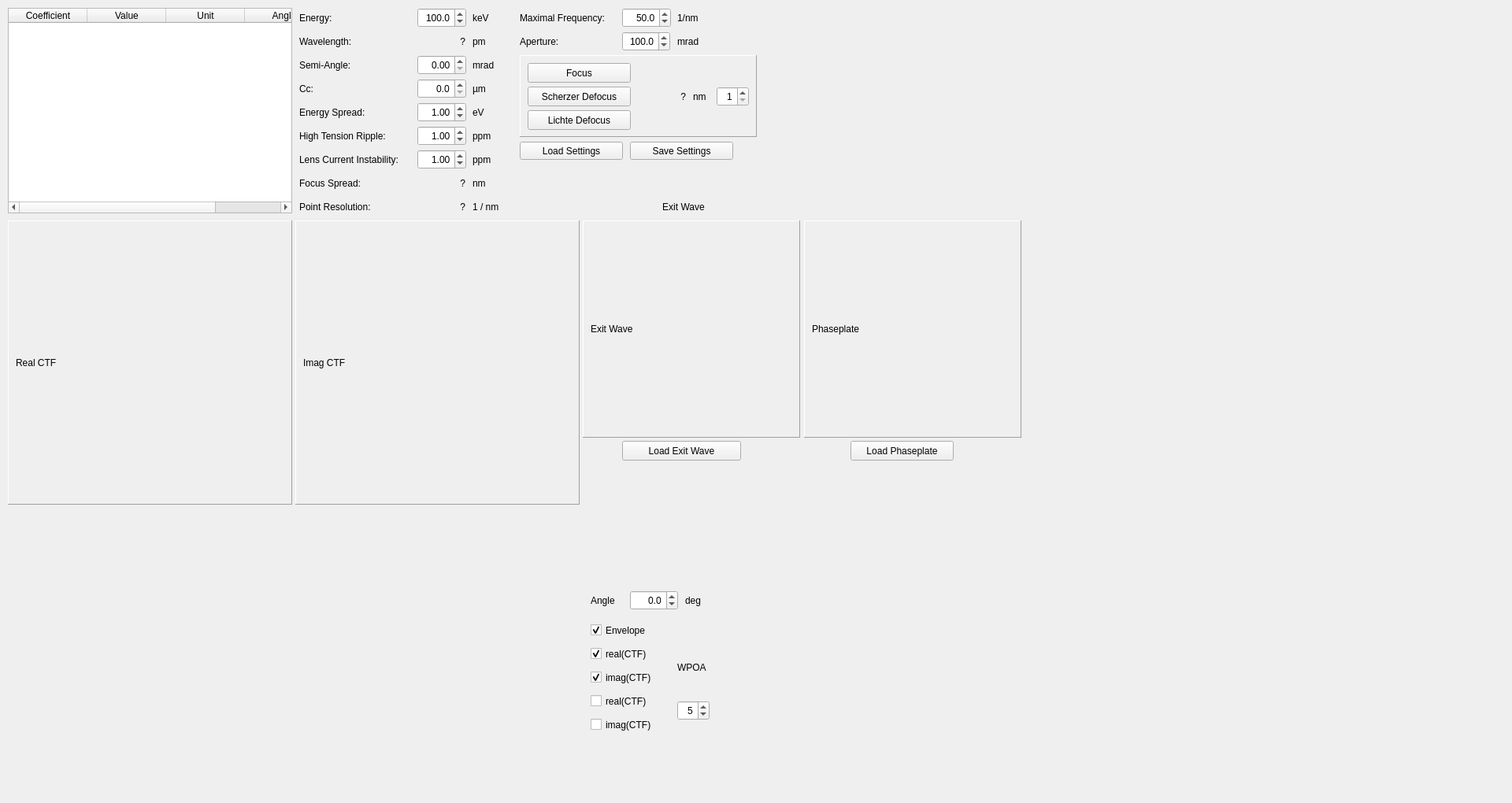
<?xml version="1.0" encoding="UTF-8"?>
<ui version="4.0">
 <class>MainWindow</class>
 <widget class="QMainWindow" name="MainWindow">
  <property name="geometry">
   <rect>
    <x>0</x>
    <y>0</y>
    <width>1920</width>
    <height>1020</height>
   </rect>
  </property>
  <property name="acceptDrops">
   <bool>true</bool>
  </property>
  <property name="windowTitle">
   <string>Aurora - OpSys2</string>
  </property>
  <widget class="QWidget" name="centralwidget">
   <widget class="QwtPlot" name="ctfPlot" native="true">
    <property name="geometry">
     <rect>
      <x>10</x>
      <y>650</y>
      <width>731</width>
      <height>341</height>
     </rect>
    </property>
   </widget>
   <widget class="QFrame" name="frame_5">
    <property name="geometry">
     <rect>
      <x>10</x>
      <y>280</y>
      <width>361</width>
      <height>361</height>
     </rect>
    </property>
    <property name="frameShape">
     <enum>QFrame::Panel</enum>
    </property>
    <property name="frameShadow">
     <enum>QFrame::Raised</enum>
    </property>
    <widget class="QLabel" name="ctfRealLabel">
     <property name="geometry">
      <rect>
       <x>10</x>
       <y>10</y>
       <width>341</width>
       <height>341</height>
      </rect>
     </property>
     <property name="text">
      <string>Real CTF</string>
     </property>
    </widget>
   </widget>
   <widget class="QDoubleSpinBox" name="ctfAngleSpinBox">
    <property name="geometry">
     <rect>
      <x>800</x>
      <y>750</y>
      <width>61</width>
      <height>25</height>
     </rect>
    </property>
    <property name="alignment">
     <set>Qt::AlignRight|Qt::AlignTrailing|Qt::AlignVCenter</set>
    </property>
    <property name="decimals">
     <number>1</number>
    </property>
    <property name="minimum">
     <double>-1000000000.000000000000000</double>
    </property>
    <property name="maximum">
     <double>1000000000.000000000000000</double>
    </property>
    <property name="singleStep">
     <double>1.000000000000000</double>
    </property>
    <property name="value">
     <double>0.000000000000000</double>
    </property>
   </widget>
   <widget class="QLabel" name="label_57">
    <property name="geometry">
     <rect>
      <x>750</x>
      <y>750</y>
      <width>71</width>
      <height>25</height>
     </rect>
    </property>
    <property name="text">
     <string>Angle</string>
    </property>
    <property name="alignment">
     <set>Qt::AlignLeading|Qt::AlignLeft|Qt::AlignVCenter</set>
    </property>
   </widget>
   <widget class="QLabel" name="label_28">
    <property name="geometry">
     <rect>
      <x>600</x>
      <y>70</y>
      <width>41</width>
      <height>25</height>
     </rect>
    </property>
    <property name="text">
     <string>mrad</string>
    </property>
   </widget>
   <widget class="QDoubleSpinBox" name="apertureSpinBox">
    <property name="geometry">
     <rect>
      <x>790</x>
      <y>40</y>
      <width>61</width>
      <height>25</height>
     </rect>
    </property>
    <property name="alignment">
     <set>Qt::AlignRight|Qt::AlignTrailing|Qt::AlignVCenter</set>
    </property>
    <property name="decimals">
     <number>1</number>
    </property>
    <property name="minimum">
     <double>0.000000000000000</double>
    </property>
    <property name="maximum">
     <double>100000.000000000000000</double>
    </property>
    <property name="singleStep">
     <double>0.400000000000000</double>
    </property>
    <property name="value">
     <double>100.000000000000000</double>
    </property>
   </widget>
   <widget class="QLabel" name="label_29">
    <property name="geometry">
     <rect>
      <x>660</x>
      <y>40</y>
      <width>141</width>
      <height>25</height>
     </rect>
    </property>
    <property name="text">
     <string>Aperture:</string>
    </property>
   </widget>
   <widget class="QLabel" name="wavelengthLabel_1">
    <property name="geometry">
     <rect>
      <x>380</x>
      <y>40</y>
      <width>101</width>
      <height>25</height>
     </rect>
    </property>
    <property name="text">
     <string>Wavelength:</string>
    </property>
   </widget>
   <widget class="QLabel" name="pmLabel">
    <property name="geometry">
     <rect>
      <x>600</x>
      <y>40</y>
      <width>31</width>
      <height>25</height>
     </rect>
    </property>
    <property name="text">
     <string>pm</string>
    </property>
   </widget>
   <widget class="QLabel" name="accelerationVoltageLabel">
    <property name="geometry">
     <rect>
      <x>380</x>
      <y>10</y>
      <width>141</width>
      <height>25</height>
     </rect>
    </property>
    <property name="text">
     <string>Energy:</string>
    </property>
   </widget>
   <widget class="QDoubleSpinBox" name="energySpinBox">
    <property name="geometry">
     <rect>
      <x>530</x>
      <y>10</y>
      <width>62</width>
      <height>25</height>
     </rect>
    </property>
    <property name="alignment">
     <set>Qt::AlignRight|Qt::AlignTrailing|Qt::AlignVCenter</set>
    </property>
    <property name="decimals">
     <number>1</number>
    </property>
    <property name="maximum">
     <double>10000000.000000000000000</double>
    </property>
    <property name="value">
     <double>100.000000000000000</double>
    </property>
   </widget>
   <widget class="QLabel" name="wavelengthLabel">
    <property name="geometry">
     <rect>
      <x>530</x>
      <y>40</y>
      <width>61</width>
      <height>25</height>
     </rect>
    </property>
    <property name="text">
     <string>?</string>
    </property>
    <property name="alignment">
     <set>Qt::AlignRight|Qt::AlignTrailing|Qt::AlignVCenter</set>
    </property>
   </widget>
   <widget class="QLabel" name="kevLabel">
    <property name="geometry">
     <rect>
      <x>600</x>
      <y>130</y>
      <width>31</width>
      <height>25</height>
     </rect>
    </property>
    <property name="text">
     <string>eV</string>
    </property>
   </widget>
   <widget class="QLabel" name="accelerationVoltageLabel_2">
    <property name="geometry">
     <rect>
      <x>660</x>
      <y>10</y>
      <width>141</width>
      <height>25</height>
     </rect>
    </property>
    <property name="text">
     <string>Maximal Frequency:</string>
    </property>
   </widget>
   <widget class="QLabel" name="kevLabel_2">
    <property name="geometry">
     <rect>
      <x>860</x>
      <y>10</y>
      <width>91</width>
      <height>25</height>
     </rect>
    </property>
    <property name="text">
     <string>1/nm</string>
    </property>
   </widget>
   <widget class="QDoubleSpinBox" name="maxFrequencySpinBox">
    <property name="geometry">
     <rect>
      <x>790</x>
      <y>10</y>
      <width>62</width>
      <height>25</height>
     </rect>
    </property>
    <property name="alignment">
     <set>Qt::AlignRight|Qt::AlignTrailing|Qt::AlignVCenter</set>
    </property>
    <property name="decimals">
     <number>1</number>
    </property>
    <property name="maximum">
     <double>10000000.000000000000000</double>
    </property>
    <property name="value">
     <double>50.000000000000000</double>
    </property>
   </widget>
   <widget class="QLabel" name="wavelengthLabel_3">
    <property name="geometry">
     <rect>
      <x>380</x>
      <y>160</y>
      <width>131</width>
      <height>25</height>
     </rect>
    </property>
    <property name="text">
     <string>High Tension Ripple:</string>
    </property>
   </widget>
   <widget class="QLabel" name="wavelengthLabel_4">
    <property name="geometry">
     <rect>
      <x>730</x>
      <y>250</y>
      <width>276</width>
      <height>25</height>
     </rect>
    </property>
    <property name="text">
     <string>Exit Wave</string>
    </property>
    <property name="alignment">
     <set>Qt::AlignCenter</set>
    </property>
   </widget>
   <widget class="QLabel" name="accelerationVoltageLabel_3">
    <property name="geometry">
     <rect>
      <x>380</x>
      <y>100</y>
      <width>141</width>
      <height>25</height>
     </rect>
    </property>
    <property name="text">
     <string>Cc:</string>
    </property>
   </widget>
   <widget class="QLabel" name="accelerationVoltageLabel_4">
    <property name="geometry">
     <rect>
      <x>380</x>
      <y>70</y>
      <width>141</width>
      <height>25</height>
     </rect>
    </property>
    <property name="text">
     <string>Semi-Angle:</string>
    </property>
   </widget>
   <widget class="QLabel" name="accelerationVoltageLabel_5">
    <property name="geometry">
     <rect>
      <x>380</x>
      <y>130</y>
      <width>141</width>
      <height>25</height>
     </rect>
    </property>
    <property name="text">
     <string>Energy Spread:</string>
    </property>
   </widget>
   <widget class="QDoubleSpinBox" name="semiAngleSpinBox">
    <property name="geometry">
     <rect>
      <x>530</x>
      <y>70</y>
      <width>62</width>
      <height>25</height>
     </rect>
    </property>
    <property name="alignment">
     <set>Qt::AlignRight|Qt::AlignTrailing|Qt::AlignVCenter</set>
    </property>
    <property name="decimals">
     <number>2</number>
    </property>
    <property name="maximum">
     <double>10000000.000000000000000</double>
    </property>
    <property name="singleStep">
     <double>0.010000000000000</double>
    </property>
    <property name="value">
     <double>0.000000000000000</double>
    </property>
   </widget>
   <widget class="QLabel" name="pmLabel_2">
    <property name="geometry">
     <rect>
      <x>600</x>
      <y>100</y>
      <width>31</width>
      <height>25</height>
     </rect>
    </property>
    <property name="text">
     <string>µm</string>
    </property>
   </widget>
   <widget class="QDoubleSpinBox" name="cCSpinBox">
    <property name="geometry">
     <rect>
      <x>530</x>
      <y>100</y>
      <width>62</width>
      <height>25</height>
     </rect>
    </property>
    <property name="alignment">
     <set>Qt::AlignRight|Qt::AlignTrailing|Qt::AlignVCenter</set>
    </property>
    <property name="decimals">
     <number>1</number>
    </property>
    <property name="maximum">
     <double>10000000.000000000000000</double>
    </property>
    <property name="value">
     <double>0.000000000000000</double>
    </property>
   </widget>
   <widget class="QDoubleSpinBox" name="energySpreadSpinBox">
    <property name="geometry">
     <rect>
      <x>530</x>
      <y>130</y>
      <width>62</width>
      <height>25</height>
     </rect>
    </property>
    <property name="alignment">
     <set>Qt::AlignRight|Qt::AlignTrailing|Qt::AlignVCenter</set>
    </property>
    <property name="decimals">
     <number>2</number>
    </property>
    <property name="maximum">
     <double>10000000.000000000000000</double>
    </property>
    <property name="singleStep">
     <double>0.010000000000000</double>
    </property>
    <property name="value">
     <double>1.000000000000000</double>
    </property>
   </widget>
   <widget class="QLabel" name="focusSpreadLabel">
    <property name="geometry">
     <rect>
      <x>530</x>
      <y>220</y>
      <width>61</width>
      <height>25</height>
     </rect>
    </property>
    <property name="text">
     <string>?</string>
    </property>
    <property name="alignment">
     <set>Qt::AlignRight|Qt::AlignTrailing|Qt::AlignVCenter</set>
    </property>
   </widget>
   <widget class="QLabel" name="wavelengthLabel_10">
    <property name="geometry">
     <rect>
      <x>380</x>
      <y>190</y>
      <width>151</width>
      <height>25</height>
     </rect>
    </property>
    <property name="text">
     <string>Lens Current Instability:</string>
    </property>
   </widget>
   <widget class="QDoubleSpinBox" name="htRippleSpinBox">
    <property name="geometry">
     <rect>
      <x>530</x>
      <y>160</y>
      <width>62</width>
      <height>25</height>
     </rect>
    </property>
    <property name="alignment">
     <set>Qt::AlignRight|Qt::AlignTrailing|Qt::AlignVCenter</set>
    </property>
    <property name="decimals">
     <number>2</number>
    </property>
    <property name="maximum">
     <double>10000000.000000000000000</double>
    </property>
    <property name="singleStep">
     <double>0.010000000000000</double>
    </property>
    <property name="value">
     <double>1.000000000000000</double>
    </property>
   </widget>
   <widget class="QDoubleSpinBox" name="currentInstabilitySpinBox">
    <property name="geometry">
     <rect>
      <x>530</x>
      <y>190</y>
      <width>62</width>
      <height>25</height>
     </rect>
    </property>
    <property name="alignment">
     <set>Qt::AlignRight|Qt::AlignTrailing|Qt::AlignVCenter</set>
    </property>
    <property name="decimals">
     <number>2</number>
    </property>
    <property name="maximum">
     <double>10000000.000000000000000</double>
    </property>
    <property name="singleStep">
     <double>0.010000000000000</double>
    </property>
    <property name="value">
     <double>1.000000000000000</double>
    </property>
   </widget>
   <widget class="QLabel" name="wavelengthLabel_11">
    <property name="geometry">
     <rect>
      <x>380</x>
      <y>220</y>
      <width>151</width>
      <height>25</height>
     </rect>
    </property>
    <property name="text">
     <string>Focus Spread:</string>
    </property>
   </widget>
   <widget class="QLabel" name="pointResolutionLabel">
    <property name="geometry">
     <rect>
      <x>530</x>
      <y>250</y>
      <width>61</width>
      <height>25</height>
     </rect>
    </property>
    <property name="text">
     <string>?</string>
    </property>
    <property name="alignment">
     <set>Qt::AlignRight|Qt::AlignTrailing|Qt::AlignVCenter</set>
    </property>
   </widget>
   <widget class="QLabel" name="kevLabel_3">
    <property name="geometry">
     <rect>
      <x>600</x>
      <y>10</y>
      <width>31</width>
      <height>25</height>
     </rect>
    </property>
    <property name="text">
     <string>keV</string>
    </property>
   </widget>
   <widget class="QLabel" name="label_30">
    <property name="geometry">
     <rect>
      <x>600</x>
      <y>160</y>
      <width>41</width>
      <height>25</height>
     </rect>
    </property>
    <property name="text">
     <string>ppm</string>
    </property>
   </widget>
   <widget class="QLabel" name="label_31">
    <property name="geometry">
     <rect>
      <x>600</x>
      <y>190</y>
      <width>41</width>
      <height>25</height>
     </rect>
    </property>
    <property name="text">
     <string>ppm</string>
    </property>
   </widget>
   <widget class="QLabel" name="kevLabel_4">
    <property name="geometry">
     <rect>
      <x>860</x>
      <y>40</y>
      <width>41</width>
      <height>25</height>
     </rect>
    </property>
    <property name="text">
     <string>mrad</string>
    </property>
   </widget>
   <widget class="QLabel" name="label_32">
    <property name="geometry">
     <rect>
      <x>600</x>
      <y>220</y>
      <width>41</width>
      <height>25</height>
     </rect>
    </property>
    <property name="text">
     <string>nm</string>
    </property>
   </widget>
   <widget class="QFrame" name="frame_6">
    <property name="geometry">
     <rect>
      <x>375</x>
      <y>280</y>
      <width>361</width>
      <height>361</height>
     </rect>
    </property>
    <property name="frameShape">
     <enum>QFrame::Panel</enum>
    </property>
    <property name="frameShadow">
     <enum>QFrame::Raised</enum>
    </property>
    <widget class="QLabel" name="ctfImagLabel">
     <property name="geometry">
      <rect>
       <x>10</x>
       <y>10</y>
       <width>341</width>
       <height>341</height>
      </rect>
     </property>
     <property name="text">
      <string>Imag CTF</string>
     </property>
    </widget>
   </widget>
   <widget class="QCheckBox" name="ctfWpoaImagCheckBox">
    <property name="geometry">
     <rect>
      <x>750</x>
      <y>850</y>
      <width>90</width>
      <height>21</height>
     </rect>
    </property>
    <property name="text">
     <string>imag(CTF)</string>
    </property>
    <property name="checked">
     <bool>true</bool>
    </property>
   </widget>
   <widget class="QCheckBox" name="ctfWpoaRealCheckBox">
    <property name="geometry">
     <rect>
      <x>750</x>
      <y>820</y>
      <width>90</width>
      <height>21</height>
     </rect>
    </property>
    <property name="text">
     <string>real(CTF)</string>
    </property>
    <property name="checked">
     <bool>true</bool>
    </property>
   </widget>
   <widget class="QCheckBox" name="envelopeCheckBox">
    <property name="geometry">
     <rect>
      <x>750</x>
      <y>790</y>
      <width>90</width>
      <height>21</height>
     </rect>
    </property>
    <property name="text">
     <string>Envelope</string>
    </property>
    <property name="checked">
     <bool>true</bool>
    </property>
   </widget>
   <widget class="QLabel" name="label_36">
    <property name="geometry">
     <rect>
      <x>870</x>
      <y>750</y>
      <width>41</width>
      <height>25</height>
     </rect>
    </property>
    <property name="text">
     <string>deg</string>
    </property>
   </widget>
   <widget class="QSpinBox" name="dataPointsSpinBox">
    <property name="geometry">
     <rect>
      <x>860</x>
      <y>890</y>
      <width>41</width>
      <height>25</height>
     </rect>
    </property>
    <property name="alignment">
     <set>Qt::AlignRight|Qt::AlignTrailing|Qt::AlignVCenter</set>
    </property>
    <property name="minimum">
     <number>1</number>
    </property>
    <property name="value">
     <number>5</number>
    </property>
   </widget>
   <widget class="QCheckBox" name="ctfRealCheckBox">
    <property name="geometry">
     <rect>
      <x>750</x>
      <y>880</y>
      <width>90</width>
      <height>21</height>
     </rect>
    </property>
    <property name="text">
     <string>real(CTF)</string>
    </property>
    <property name="checked">
     <bool>false</bool>
    </property>
   </widget>
   <widget class="QCheckBox" name="ctfImagCheckBox">
    <property name="geometry">
     <rect>
      <x>750</x>
      <y>910</y>
      <width>90</width>
      <height>21</height>
     </rect>
    </property>
    <property name="text">
     <string>imag(CTF)</string>
    </property>
    <property name="checked">
     <bool>false</bool>
    </property>
   </widget>
   <widget class="QLabel" name="label">
    <property name="geometry">
     <rect>
      <x>860</x>
      <y>840</y>
      <width>57</width>
      <height>15</height>
     </rect>
    </property>
    <property name="text">
     <string>WPOA</string>
    </property>
   </widget>
   <widget class="QLabel" name="label_68">
    <property name="geometry">
     <rect>
      <x>600</x>
      <y>250</y>
      <width>51</width>
      <height>25</height>
     </rect>
    </property>
    <property name="text">
     <string>1 / nm</string>
    </property>
   </widget>
   <widget class="Aurora::QViewIntern" name="view" native="true">
    <property name="geometry">
     <rect>
      <x>1310</x>
      <y>10</y>
      <width>532</width>
      <height>835</height>
     </rect>
    </property>
   </widget>
   <widget class="QFrame" name="frame_7">
    <property name="geometry">
     <rect>
      <x>740</x>
      <y>280</y>
      <width>276</width>
      <height>276</height>
     </rect>
    </property>
    <property name="frameShape">
     <enum>QFrame::Panel</enum>
    </property>
    <property name="frameShadow">
     <enum>QFrame::Raised</enum>
    </property>
    <widget class="QLabel" name="exitWaveLabel">
     <property name="geometry">
      <rect>
       <x>10</x>
       <y>10</y>
       <width>256</width>
       <height>256</height>
      </rect>
     </property>
     <property name="text">
      <string>Exit Wave</string>
     </property>
    </widget>
   </widget>
   <widget class="QFrame" name="frame_8">
    <property name="geometry">
     <rect>
      <x>1021</x>
      <y>280</y>
      <width>276</width>
      <height>276</height>
     </rect>
    </property>
    <property name="frameShape">
     <enum>QFrame::Panel</enum>
    </property>
    <property name="frameShadow">
     <enum>QFrame::Raised</enum>
    </property>
    <widget class="QLabel" name="phaseShiftLabel">
     <property name="geometry">
      <rect>
       <x>10</x>
       <y>10</y>
       <width>256</width>
       <height>256</height>
      </rect>
     </property>
     <property name="text">
      <string>Phaseplate</string>
     </property>
    </widget>
   </widget>
   <widget class="QPushButton" name="loadExitWaveButton">
    <property name="geometry">
     <rect>
      <x>790</x>
      <y>560</y>
      <width>151</width>
      <height>25</height>
     </rect>
    </property>
    <property name="text">
     <string>Load Exit Wave</string>
    </property>
   </widget>
   <widget class="QPushButton" name="pushButton_2">
    <property name="geometry">
     <rect>
      <x>1080</x>
      <y>560</y>
      <width>131</width>
      <height>25</height>
     </rect>
    </property>
    <property name="text">
     <string>Load Phaseplate</string>
    </property>
   </widget>
   <widget class="QTableWidget" name="tableWidget">
    <property name="geometry">
     <rect>
      <x>10</x>
      <y>10</y>
      <width>361</width>
      <height>261</height>
     </rect>
    </property>
    <property name="columnCount">
     <number>4</number>
    </property>
    <attribute name="horizontalHeaderStretchLastSection">
     <bool>true</bool>
    </attribute>
    <attribute name="verticalHeaderVisible">
     <bool>false</bool>
    </attribute>
    <column>
     <property name="text">
      <string>Coefficient</string>
     </property>
    </column>
    <column>
     <property name="text">
      <string>Value</string>
     </property>
    </column>
    <column>
     <property name="text">
      <string>Unit</string>
     </property>
    </column>
    <column>
     <property name="text">
      <string>Angle</string>
     </property>
    </column>
   </widget>
   <widget class="QFrame" name="frame">
    <property name="geometry">
     <rect>
      <x>660</x>
      <y>70</y>
      <width>301</width>
      <height>104</height>
     </rect>
    </property>
    <property name="frameShape">
     <enum>QFrame::Panel</enum>
    </property>
    <property name="frameShadow">
     <enum>QFrame::Raised</enum>
    </property>
    <widget class="QLabel" name="pmLabel_6">
     <property name="geometry">
      <rect>
       <x>220</x>
       <y>40</y>
       <width>31</width>
       <height>25</height>
      </rect>
     </property>
     <property name="text">
      <string>nm</string>
     </property>
    </widget>
    <widget class="QLabel" name="scherzerDefocusLabel">
     <property name="geometry">
      <rect>
       <x>150</x>
       <y>40</y>
       <width>61</width>
       <height>25</height>
      </rect>
     </property>
     <property name="text">
      <string>?</string>
     </property>
     <property name="alignment">
      <set>Qt::AlignRight|Qt::AlignTrailing|Qt::AlignVCenter</set>
     </property>
    </widget>
    <widget class="QPushButton" name="scherzerButton">
     <property name="geometry">
      <rect>
       <x>10</x>
       <y>40</y>
       <width>131</width>
       <height>25</height>
      </rect>
     </property>
     <property name="text">
      <string>Scherzer Defocus</string>
     </property>
    </widget>
    <widget class="QPushButton" name="focusButton">
     <property name="geometry">
      <rect>
       <x>10</x>
       <y>10</y>
       <width>131</width>
       <height>25</height>
      </rect>
     </property>
     <property name="text">
      <string>Focus</string>
     </property>
    </widget>
    <widget class="QSpinBox" name="scherzerOrderSpinBox">
     <property name="geometry">
      <rect>
       <x>250</x>
       <y>40</y>
       <width>41</width>
       <height>25</height>
      </rect>
     </property>
     <property name="alignment">
      <set>Qt::AlignRight|Qt::AlignTrailing|Qt::AlignVCenter</set>
     </property>
     <property name="minimum">
      <number>1</number>
     </property>
    </widget>
    <widget class="QPushButton" name="lichteButton">
     <property name="geometry">
      <rect>
       <x>10</x>
       <y>70</y>
       <width>131</width>
       <height>25</height>
      </rect>
     </property>
     <property name="text">
      <string>Lichte Defocus</string>
     </property>
    </widget>
   </widget>
   <widget class="QLabel" name="wavelengthLabel_12">
    <property name="geometry">
     <rect>
      <x>380</x>
      <y>250</y>
      <width>151</width>
      <height>25</height>
     </rect>
    </property>
    <property name="text">
     <string>Point Resolution:</string>
    </property>
   </widget>
   <widget class="QPushButton" name="saveSettingsButton">
    <property name="geometry">
     <rect>
      <x>800</x>
      <y>180</y>
      <width>131</width>
      <height>23</height>
     </rect>
    </property>
    <property name="text">
     <string>Save Settings</string>
    </property>
   </widget>
   <widget class="QPushButton" name="loadSettingsButton">
    <property name="geometry">
     <rect>
      <x>660</x>
      <y>180</y>
      <width>131</width>
      <height>23</height>
     </rect>
    </property>
    <property name="text">
     <string>Load Settings</string>
    </property>
   </widget>
  </widget>
  <widget class="QMenuBar" name="menubar">
   <property name="geometry">
    <rect>
     <x>0</x>
     <y>0</y>
     <width>1920</width>
     <height>27</height>
    </rect>
   </property>
  </widget>
 </widget>
 <customwidgets>
  <customwidget>
   <class>QwtPlot</class>
   <extends>QWidget</extends>
   <header>qwt_plot.h</header>
   <container>1</container>
  </customwidget>
  <customwidget>
   <class>Aurora::QViewIntern</class>
   <extends>QWidget</extends>
   <header>QtSupport/QView.hpp</header>
   <container>1</container>
  </customwidget>
 </customwidgets>
 <tabstops>
  <tabstop>energySpinBox</tabstop>
  <tabstop>semiAngleSpinBox</tabstop>
  <tabstop>cCSpinBox</tabstop>
  <tabstop>energySpreadSpinBox</tabstop>
  <tabstop>htRippleSpinBox</tabstop>
  <tabstop>currentInstabilitySpinBox</tabstop>
  <tabstop>maxFrequencySpinBox</tabstop>
  <tabstop>apertureSpinBox</tabstop>
  <tabstop>focusButton</tabstop>
  <tabstop>scherzerButton</tabstop>
  <tabstop>scherzerOrderSpinBox</tabstop>
  <tabstop>lichteButton</tabstop>
  <tabstop>ctfAngleSpinBox</tabstop>
  <tabstop>envelopeCheckBox</tabstop>
  <tabstop>ctfWpoaRealCheckBox</tabstop>
  <tabstop>ctfWpoaImagCheckBox</tabstop>
 </tabstops>
 <resources/>
 <connections/>
</ui>
